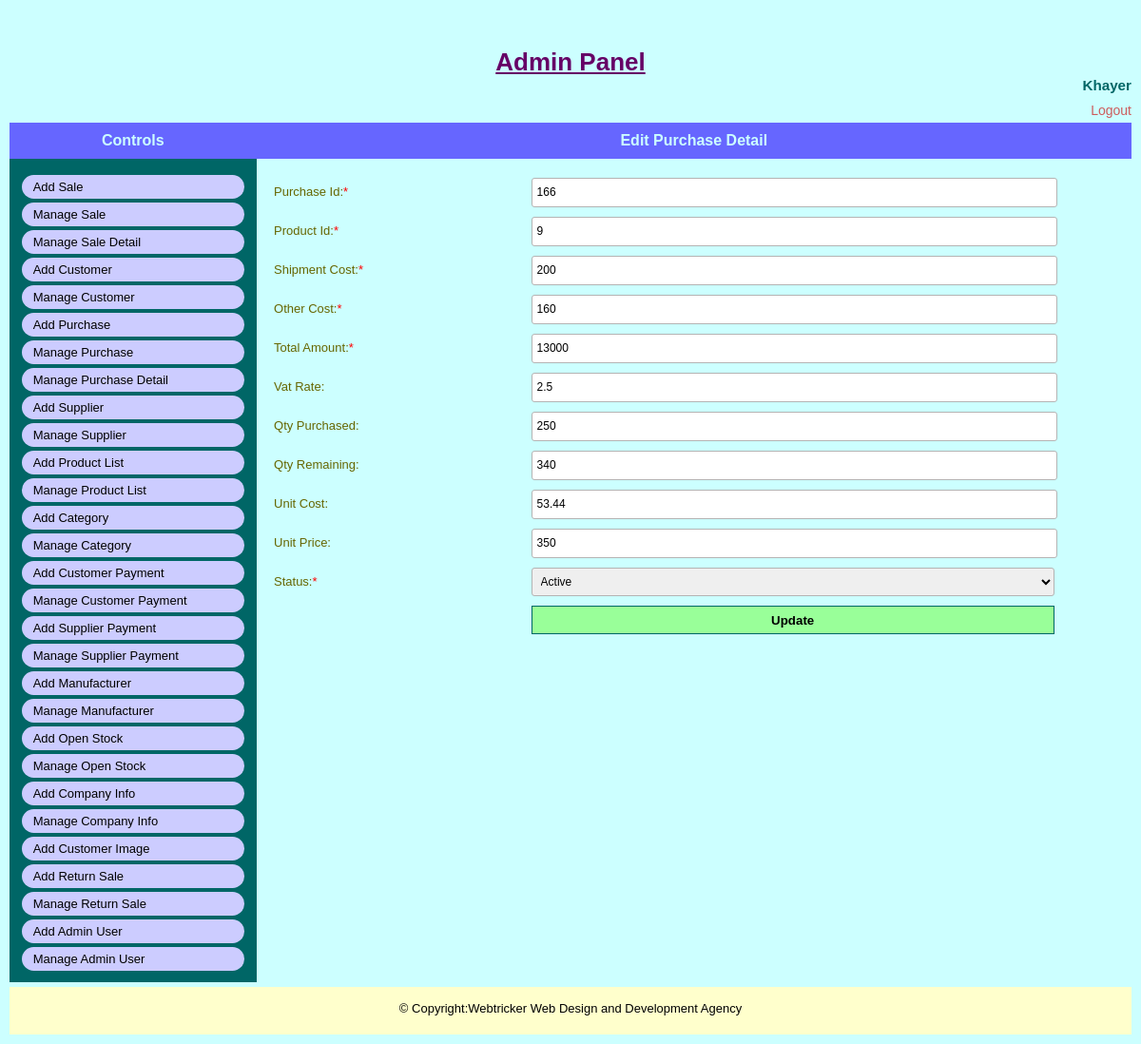
Screenshot of /admin/edit_purchase_detail.php?id=504 (signed in) with the database file from the repository.
### tables this page shows
CREATE TABLE `tbl_purchase_detail_info` (
  `purchase_detail_id` int(4) NOT NULL,
  `purchase_id` int(4) NOT NULL,
  `product_id` int(4) NOT NULL,
  `product_cost` float NOT NULL,
  `shipment_cost` float NOT NULL,
  `others_cost` float NOT NULL,
  `vat_rate` float NOT NULL,
  `qty_purchased` int(4) NOT NULL,
  `qty_remain` int(4) NOT NULL,
  `unit_cost` float NOT NULL,
  `unit_price` float NOT NULL,
  `status` tinyint(1) NOT NULL,
  `deletion_status` tinyint(1) NOT NULL,
  `created_date_time` timestamp NOT NULL DEFAULT current_timestamp() ON UPDATE current_timestamp()
);

### admin/edit_purchase_detail.php (called while the page is built, shortened)
<?php
$purchase_detail_id=$_GET['id'];
include 'admin_master_page.php';

### classes/database.php (called while the page is built, shortened)
<?php
class Database {
    public function connect() {
        $this->host_name="localhost";
        $this->user_name="u430957945_db_sales_inven";
        $this->password="Inven1254$";
        $this->database_name="u430957945_db_sales_inven";
        $conn= new mysqli($this->host_name,$this->user_name,$this->password,$this->database_name);
        return $conn;
    }
}
?>

### classes/admin.php (called while the page is built, shortened)
<?php
require_once '../classes/database.php';
class Admin extends Database {
    public function select_purchase_detail_by_id($purchase_detail_id)
    {
        $sql="SELECT * FROM tbl_purchase_detail_info WHERE deletion_status='0' and purchase_detail_id='$purchase_detail_id'";
        $query_result=  $this->connect()->query($sql);
        return $query_result;
    }
}

### admin/pages/edit_purchase_detail_form.php (the view, shortened to what this page needs)
<?php
    $result=$obj_admin->select_purchase_detail_by_id($purchase_detail_id);
    $purchase_detail_info= mysqli_fetch_assoc($result);
?>
<div class="common_wrap">
    <div class="common_title">
        <h4>Edit Purchase Detail</h4>
    </div>
    <form name="edit_purchase_detail" action="" method="post" enctype="multipart/form-data" onsubmit="return validateStandard(this)">
        <div class="input_wrap">
            <label>Purchase Id:<span class="required_field">*</span></label>
            <input type="text" name="purchase_id" value="<?php echo $purchase_detail_info['purchase_id']?>" required regexp="JSVAL_RX_ALPHA_NUMERIC">
        </div>
        <div class="input_wrap">
            <label>Product Id:<span class="required_field">*</span></label>
            <input type="text" name="product_id" value="<?php echo $purchase_detail_info['product_id']?>" required regexp="JSVAL_RX_ALPHA_NUMERIC">
        </div>
        <div class="input_wrap">
            <label>Shipment Cost:<span class="required_field">*</span></label>
            <input type="text" name="shipment_cost" value="<?php echo $purchase_detail_info['shipment_cost']?>" required regexp="JSVAL_RX_ALPHA_NUMERIC">
        </div>
        <div class="input_wrap">
            <label>Other Cost:<span class="required_field">*</span></label>
            <input type="text" name="others_cost" value="<?php echo $purchase_detail_info['others_cost']?>" required regexp="JSVAL_RX_ALPHA_NUMERIC">
        </div>
        <div class="input_wrap">
            <label>Total Amount:<span class="required_field">*</span></label>
            <input type="text" name="product_cost" value="<?php echo $purchase_detail_info['product_cost']?>" required regexp="JSVAL_RX_ALPHA_NUMERIC">
        </div>
        <div class="input_wrap">
            <label>Vat Rate:</label>
            <input type="text" name="vat_rate" value="<?php echo $purchase_detail_info['vat_rate']?>">
        </div>
        <div class="input_wrap">
            <label>Qty Purchased:</label>
            <input type="text" name="qty_purchased" value="<?php echo $purchase_detail_info['qty_purchased']?>">
        </div>
        <div class="input_wrap">
            <label>Qty Remaining:</label>
            <input type="text" name="qty_remain" value="<?php echo $purchase_detail_info['qty_remain']?>">
        </div>
        <div class="input_wrap">
            <label>Unit Cost:</label>
            <input type="text" name="unit_cost" value="<?php echo $purchase_detail_info['unit_cost']?>">
        </div>
        <div class="input_wrap">
            <label>Unit Price:</label>
            <input type="text" name="unit_price" value="<?php echo $purchase_detail_info['unit_price']?>">
        </div>
        <div class="input_wrap">
            <label>Status:<span class="required_field">*</span></label>
            <select name="status" required exclude=" ">
                <option value="1">Active</option>
            </select>
        </div>
        <div class="input_wrap">
            <label>&nbsp;</label>
            <input type="submit" name="btn" value="Update">
        </div>
    </form>
</div>

### asset/css/style.css (style rules this page uses)
body { background-color:#000;color:#000;margin:0;padding:0;font-family:sans-serif;font-size:13px }
h1,h2,h3,h4,h5,h6 { margin:0;padding:0; }
.header_wrap,.menu,.content_wrap,.footer_wrap,.user_info,.admin_content,.common_title,.common_wrap, .view_content,.page_content,.image_wrap,.slide_wrap,.slide_inner,.slide,.sidebar_box_wrap,.sidebar_box, .gallery,.gallery_image_outer,.gallery_image_outer a,.gallery_detail,.common_description,.home_link, .sidebar_box ul,.notice_detail,.front_form_wrap,.front_form_wrap .input_wrap,.event_entry_detail, .student_detail_wrap,.result_detail,.front_content_wrap,.class_routine_details,.routine_display { float:left;position:relative;width:100%; -webkit-box-sizing:border-box; -moz-box-sizing:border-box; box-sizing:border-box }
.input_wrap { float:left;position:relative;width:60%;margin:10px 10% 0 27% }
.input_wrap label { float:left;position:relative;width:20%;margin:7px 0 0;padding:0 }
.input_wrap input[type=text],.input_wrap input[type=password],.input_wrap textarea,.input_wrap select, .input_wrap input[type=email],.input_wrap input[type=date],.input_wrap input[type=number] { float:left;width:40%;height:23px;border:1px solid #b3b3b3;margin:0;padding:3px 5px; line-height:20px;color:black;font:400 12px/23px Arial, Helvetica, sans-serif; -webkit-border-radius:3px;-moz-border-radius:3px;border-radius:3px }
.input_wrap input[type=submit] { border:none;width:42%;height:30px;font-weight:700; margin:0;padding:0;background-color:#99ff99;cursor:pointer }
.admin_page h4 { text-align:center;color:#ccffff;padding:10px 0;margin:0 0 10px 0;font-size:16px; background-color:#6666ff }
.admin_page .input_wrap { width:98%;margin:10px 0 0 2% }
.admin_page .input_wrap input[type=text],.admin_page .input_wrap input[type=password], .admin_page .input_wrap textarea,.admin_page .input_wrap input[type=email], .admin_page .input_wrap input[type=date] { width:60%; }
.admin_page .input_wrap input[type=submit] { width:61%;border:1px solid #006666 }
.admin_page .input_wrap label { width:30%;margin:7px 0 0;color:#666600 }
.admin_page .input_wrap select { width:61%;height:30px; }
.required_field { color:red; }

### rows the page displays
tbl_purchase_detail_info: purchase_id "166", product_id "9", shipment_cost "200", others_cost "160", product_cost "13000", vat_rate "2.5", qty_purchased "250", qty_remain "340", unit_cost "53.44", unit_price "350"

### other values shown
$_SESSION['admin_name'] "Khayer"
